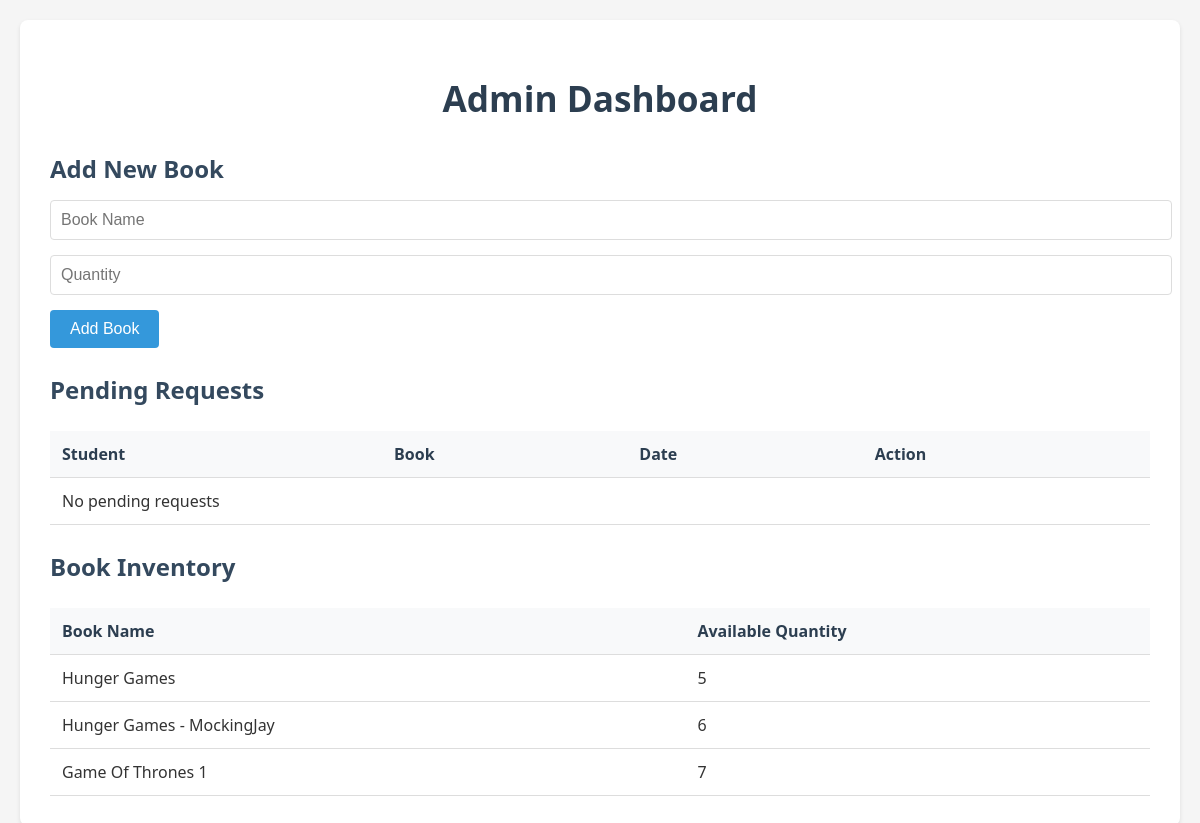
Before: /admin/dashboard with the older database file.
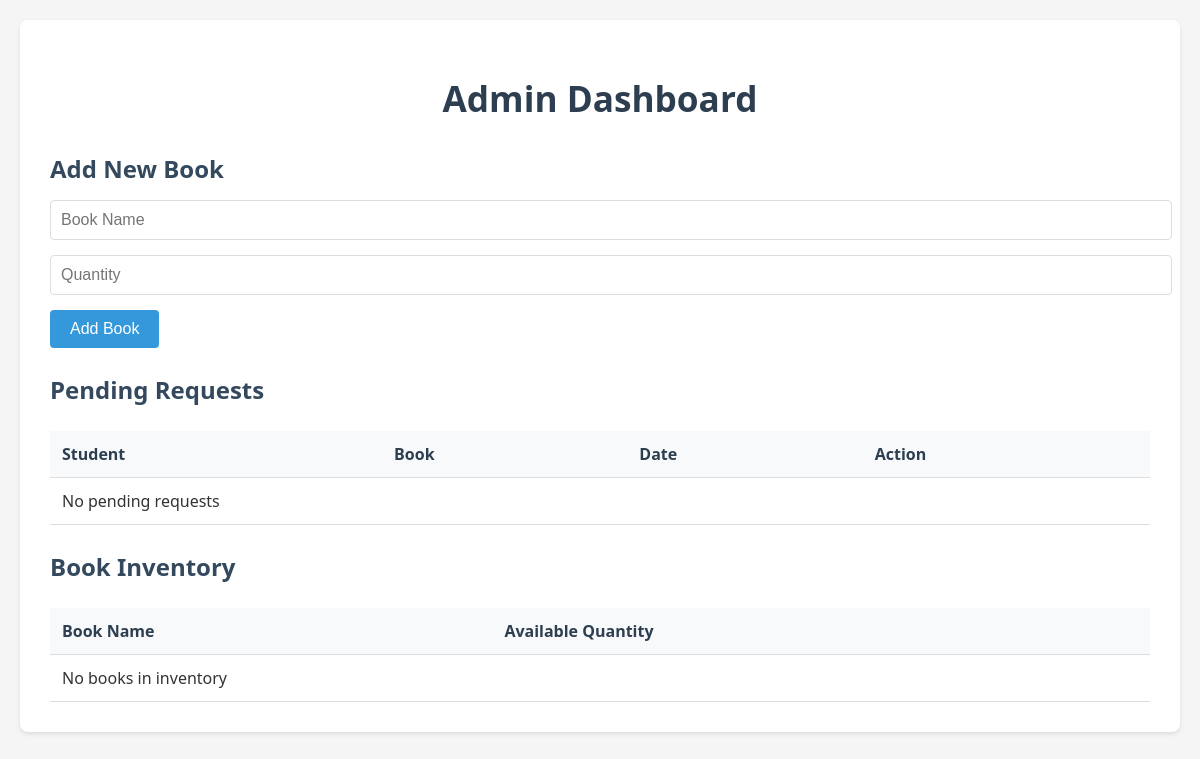
After: the same page with the newer database file.
### models/models.py (models this page shows)
class Book(db.Model):
    id = db.Column(db.Integer, primary_key=True)
    name = db.Column(db.String(200), nullable=False)
    quantity = db.Column(db.Integer, default=1)
    borrowings = db.relationship('Borrowing', backref='book', lazy=True)

### app.py (the view)
@app.route('/admin/dashboard')
def admin_dashboard():
    pending_requests = Borrowing.query.filter_by(status='pending').all()
    books = Book.query.all()
    return render_template('admin_dashboard.html', pending_requests=pending_requests, books=books)

### templates/admin_dashboard.html (shortened to what this page needs)
{% extends "base.html" %}
{% block heading %}Admin Dashboard{% endblock %}
{% block content %}
<div class="admin-dashboard">
    <section class="add-book-section">
        <h2>Add New Book</h2>
        <form method="POST" action="{{ url_for('add_book') }}" class="add-book-form">
            <div class="form-group">
                <input type="text" name="name" placeholder="Book Name" required class="form-control">
            </div>
            <div class="form-group">
                <input type="number" name="quantity" placeholder="Quantity" required min="1" class="form-control">
            </div>
            <button type="submit" class="btn btn-primary">Add Book</button>
        </form>
    </section>
    <section class="pending-requests-section">
        <h2>Pending Requests</h2>
        <div class="table-responsive">
            <table class="table">
                <thead>
                    <tr>
                        <th>Student</th>
                        <th>Book</th>
                        <th>Date</th>
                        <th>Action</th>
                    </tr>
                </thead>
                <tbody>
                    {% for request in pending_requests %}
                    <tr>
                        <td>{{ request.student_name }}</td>
                        <td>{{ request.book_name }}</td>
                        <td>{{ request.borrow_date.strftime('%Y-%m-%d') }}</td>
                        <td class="action-buttons">
                            <a href="{{ url_for('handle_request', borrow_id=request.id, action='approve') }}"
                               class="btn approve-btn">Approve</a>
                            <a href="{{ url_for('handle_request', borrow_id=request.id, action='reject') }}"
                               class="btn reject-btn">Reject</a>
                        </td>
                    </tr>
                    {% else %}
                    <tr>
                        <td colspan="4" class="text-center">No pending requests</td>
                    </tr>
                    {% endfor %}
                </tbody>
            </table>
        </div>
    </section>
    <section class="inventory-section">
        <h2>Book Inventory</h2>
        <div class="table-responsive">
            <table class="table">
                <thead>
                    <tr>
                        <th>Book Name</th>
                        <th>Available Quantity</th>
                    </tr>
                </thead>
                <tbody>
                    {% for book in books %}
                    <tr>
                        <td>{{ book.name }}</td>
                        <td>{{ book.quantity }}</td>
                    </tr>
                    {% else %}
                    <tr>
                        <td colspan="2" class="text-center">No books in inventory</td>
                    </tr>
                    {% endfor %}
                </tbody>
            </table>
        </div>
    </section>
</div>
{% endblock %}

### templates/base.html (shortened to what this page needs)
<!DOCTYPE html>
<html lang="en">
<head>
    <link rel="stylesheet" href="{{ url_for('static', filename='style.css') }}">
</head>
<body>
    <div class="container">
        <h1>{% block heading %}Library Management System{% endblock %}</h1>
        {% block content %}
        {% endblock %}
    </div>
</body>
</html>

### static/style.css (style rules this page uses)
body { font-family: 'Segoe UI', Tahoma, Geneva, Verdana, sans-serif; margin: 0; padding: 20px; background-color: #f5f5f5; color: #333; }
.container { max-width: 1200px; margin: 0 auto; background-color: white; padding: 30px; border-radius: 8px; box-shadow: 0 2px 4px rgba(0, 0, 0, 0.1); position: relative; }
h1 { color: #2c3e50; margin-bottom: 30px; text-align: center; font-size: 2.2em; }
h2 { color: #34495e; margin: 25px 0 15px; font-size: 1.5em; }
.form-group { margin-bottom: 15px; }
.form-control { width: 100%; padding: 10px; border: 1px solid #ddd; border-radius: 4px; font-size: 16px; transition: border-color 0.3s ease; }
.btn { padding: 10px 20px; border: none; border-radius: 4px; cursor: pointer; font-size: 16px; transition: background-color 0.3s ease; text-decoration: none; display: inline-block; }
.btn-primary { background-color: #3498db; color: white; }
.table-responsive { overflow-x: auto; }
.table { width: 100%; border-collapse: collapse; margin-top: 10px; }
.table th, .table td { padding: 12px; text-align: left; border-bottom: 1px solid #ddd; }
.table th { background-color: #f8f9fa; font-weight: 600; color: #2c3e50; }
.text-center { text-align: center; }

Changed rows visible on the page:
removed Book: name "Hunger Games", quantity "5"
removed Book: name "Hunger Games - MockingJay", quantity "6"
removed Book: name "Game Of Thrones 1", quantity "7"
Other visible differences:
text now shown: "No books in inventory"
